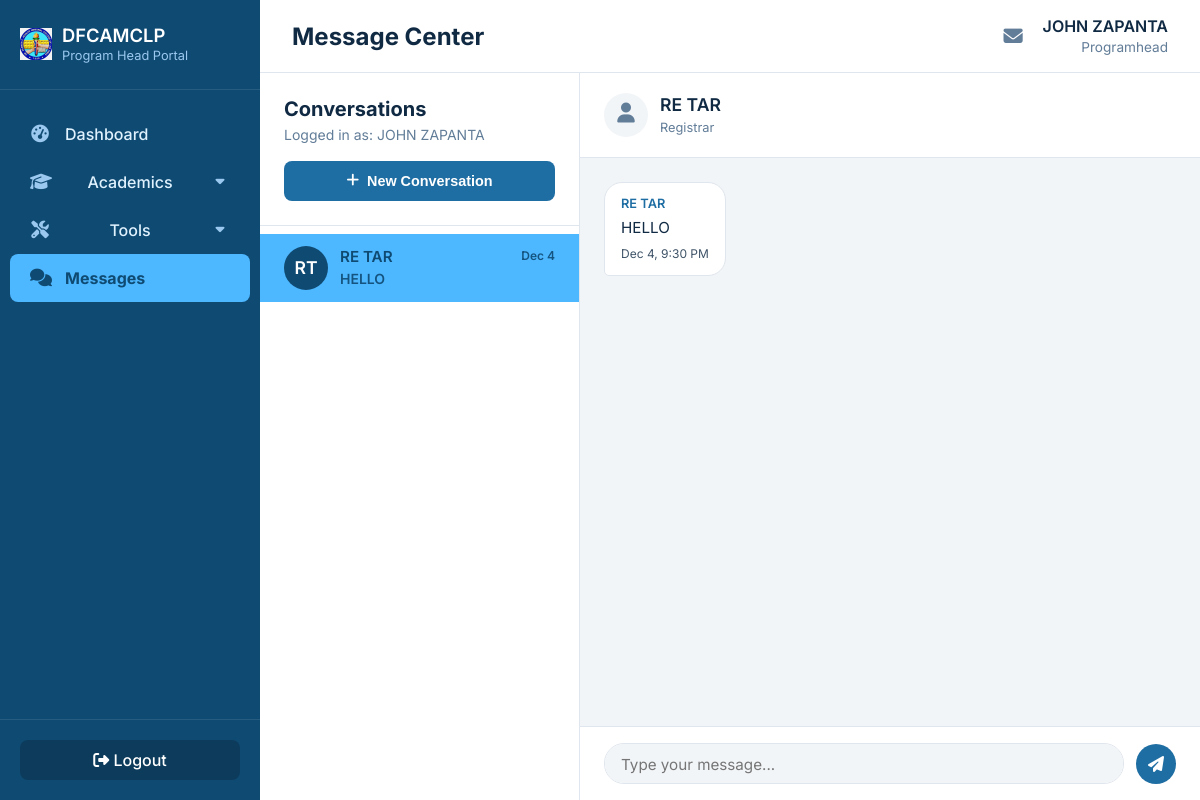
Screenshot of /ph_messages.php?conversation_id=15 (signed in) with the database file from the repository.
### tables this page shows
CREATE TABLE `user_profiles` (
  `profile_id` int(11) NOT NULL,
  `sid` bigint(20) NOT NULL,
  `student_id` varchar(20) DEFAULT NULL,
  `first_name` varchar(50) DEFAULT NULL,
  `middle_name` varchar(50) DEFAULT NULL,
  `last_name` varchar(50) DEFAULT NULL,
  `program` varchar(100) DEFAULT NULL,
  `section` char(1) DEFAULT NULL,
  `academic_year` enum('1st Year','2nd Year','3rd Year','4th Year','5th Year') NOT NULL DEFAULT '1st Year'
);

CREATE TABLE `messages` (
  `message_id` int(11) NOT NULL,
  `conversation_id` int(11) NOT NULL,
  `sender_id` bigint(20) NOT NULL,
  `receiver_id` bigint(20) NOT NULL,
  `subject` varchar(255) NOT NULL,
  `body` text NOT NULL,
  `is_read` tinyint(1) DEFAULT 0,
  `sent_at` timestamp NULL DEFAULT current_timestamp()
);

CREATE TABLE `conversations` (
  `conversation_id` int(11) NOT NULL,
  `user_1_id` bigint(20) NOT NULL,
  `user_2_id` bigint(20) NOT NULL,
  `updated_at` timestamp NULL DEFAULT current_timestamp() ON UPDATE current_timestamp(),
  `user_1_hidden` tinyint(1) NOT NULL DEFAULT 0,
  `user_2_hidden` tinyint(1) NOT NULL DEFAULT 0
);

CREATE TABLE `users` (
  `sid` bigint(20) NOT NULL,
  `username` varchar(50) NOT NULL,
  `email` varchar(255) NOT NULL,
  `password` varchar(255) NOT NULL,
  `role` enum('student','professor','Registrar','Programhead') NOT NULL DEFAULT 'student',
  `is_verified` tinyint(1) DEFAULT 0,
  `verification_token` varchar(64) DEFAULT NULL,
  `login_token` varchar(255) DEFAULT NULL,
  `login_token_expires` datetime DEFAULT NULL,
  `created_at` timestamp NOT NULL DEFAULT current_timestamp(),
  `token_creation_time` datetime DEFAULT NULL,
  `reset_token` varchar(128) DEFAULT NULL,
  `reset_token_expiry` datetime DEFAULT NULL,
  `must_change_password` tinyint(1) NOT NULL DEFAULT 0
);

### ph_messages.php (the view, shortened to what this page needs)
<?php
include_once 'db.php';
$current_view = 'messages';
include_once 'ph_header.php';
?>
<?php
$selected_conversation_id = $_GET['conversation_id'] ?? null;
$messages = [];
$other_user_name = 'Select Conversation';
$other_user_role = '';
$is_part_of_conversation = false;
if ($selected_conversation_id) {
    $stmt_conv_details = $conn->prepare("
        SELECT
            c.user_1_id, c.user_2_id,
            u1.role as user_1_role,
            u2.role as user_2_role,
            CONCAT(up1.first_name, ' ', up1.last_name) as user_1_name,
            CONCAT(up2.first_name, ' ', up2.last_name) as user_2_name
        FROM conversations c
        JOIN users u1 ON c.user_1_id = u1.sid
        JOIN users u2 ON c.user_2_id = u2.sid
        LEFT JOIN user_profiles up1 ON u1.sid = up1.sid
        LEFT JOIN user_profiles up2 ON u2.sid = up2.sid
        WHERE c.conversation_id = :conv_id AND (c.user_1_id = :current_user OR c.user_2_id = :current_user)
    ");
    $stmt_conv_details->execute([
        ':conv_id' => $selected_conversation_id,
        ':current_user' => $current_user_id
    ]);
    $conv = $stmt_conv_details->fetch(PDO::FETCH_ASSOC);
    if ($conv) {
        $is_part_of_conversation = true;
        if ($conv['user_1_id'] == $current_user_id) {
            $other_user_name = trim($conv['user_2_name']) ?: 'User';
            $other_user_role = $conv['user_2_role'] ?? 'User';
        } else {
            $current_conversation_receiver_id = (int)$conv['user_1_id'];
            $other_user_name = trim($conv['user_1_name']) ?: 'User';
            $other_user_role = $conv['user_1_role'] ?? 'User';
        }
    } else {
        $is_part_of_conversation = false;
    }
    if ($is_part_of_conversation) {
        $stmt_msgs = $conn->prepare("
            SELECT m.*, CONCAT(up.first_name, ' ', up.last_name) AS sender_full_name
            FROM messages m
            JOIN users u ON m.sender_id = u.sid
            LEFT JOIN user_profiles up ON u.sid = up.sid
            WHERE m.conversation_id = :conv_id ORDER BY m.sent_at ASC
        ");
        $stmt_msgs->bindParam(':conv_id', $selected_conversation_id, PDO::PARAM_INT);
        $stmt_msgs->execute();
        $messages = $stmt_msgs->fetchAll(PDO::FETCH_ASSOC);
    } else {
        $selected_conversation_id = null;
        $other_user_name = "Invalid Conversation";
        if (empty($db_error)) {
             $db_error = "You do not have permission to view this conversation or it does not exist.";
        }
    }
}
if (!empty($conversations)) {
    try {
        $conv_ids = array_column($conversations, 'conversation_id');
        if (!empty($conv_ids)) {
            $placeholders = implode(',', array_fill(0, count($conv_ids), '?'));
            $stmt_last_msg = $conn->prepare("
                SELECT m.conversation_id, m.body
                FROM messages m
                INNER JOIN (
                    SELECT conversation_id, MAX(sent_at) AS max_sent_at
                    FROM messages
                    WHERE conversation_id IN ($placeholders)
                    GROUP BY conversation_id
                ) AS latest ON m.conversation_id = latest.conversation_id AND m.sent_at = latest.max_sent_at
            ");
            $stmt_last_msg->execute($conv_ids);
            $last_msg_data = $stmt_last_msg->fetchAll(PDO::FETCH_KEY_PAIR);
            foreach ($conversations as $i => $conv) {
                if (isset($last_msg_data[$conv['conversation_id']])) {
                    $conversations[$i]['last_message'] = $last_msg_data[$conv['conversation_id']];
                } else {
                    $conversations[$i]['last_message'] = 'No messages yet...';
                }
            }
        } else {
             foreach ($conversations as $i => $conv) {
                $conversations[$i]['last_message'] = 'No messages yet...';
             }
        }
    } catch (PDOException $e) {
        $db_error = "Error fetching last messages: " . $e->getMessage();
    }
}
?>
<div class="messaging-layout <?php echo $selected_conversation_id ? 'show-chat' : 'show-list'; ?>">
    <aside class="conversation-sidebar">
        <div class="conversation-header">
            <h2>Conversations</h2>
            <p>Logged in as: <?= htmlspecialchars($current_user_name); ?></p>
            <button id="new-conversation-btn" class="new-conv-btn"><i class="fas fa-plus mr-1"></i> New Conversation</button>
        </div>
        <nav class="conversation-list custom-scrollbar" id="conversation-list-area">
            <?php if (empty($conversations)): ?>
                <p class="no-data" style="padding: 20px;">No conversations yet.</p>
            <?php else: ?>
                <?php foreach ($conversations as $conv): ?>
                    <?php
                        $is_active = ($selected_conversation_id == $conv['conversation_id']);
                        $name_parts = explode(' ', $conv['other_full_name']);
                        $initials = '';
                        if (count($name_parts) > 0 && !empty($name_parts[0])) {
                            $initials .= strtoupper(substr($name_parts[0], 0, 1));
                        }
                        if (count($name_parts) > 1) {
                            $initials .= strtoupper(substr(end($name_parts), 0, 1));
                        }
                    ?>
                    <a href="ph_messages.php?conversation_id=<?= $conv['conversation_id'] ?>"
                       class="conversation-item <?= $is_active ? 'active' : '' ?>">
                        <div class="conversation-avatar"><?= htmlspecialchars($initials) ?></div>
                        <div class="conversation-details">
                            <span class="conversation-name"><?= htmlspecialchars($conv['other_full_name']) ?></span>
                            <span class="conversation-last-message">
                                <?= htmlspecialchars($conv['last_message'] ?? '...'); ?>
                            </span>
                        </div>
                        <div class="conversation-meta">
                            <span class="conversation-timestamp">
                                <?= date('M j', strtotime($conv['updated_at'])) ?>
                            </span>
                        </div>
                    </a>
                <?php endforeach; ?>
            <?php endif; ?>
        </nav>
    </aside>
    <div class="message-view">
        <header class="message-header">
            <i class="fa-solid fa-user"></i>
            <div>
                <h3><?= htmlspecialchars($other_user_name); ?></h3>
                <span><?= htmlspecialchars($other_user_role); ?></span>
            </div>
        </header>
        <div id="message-area" class="custom-scrollbar">
            <?php if ($selected_conversation_id && $is_part_of_conversation): ?>
                <?php if (!empty($messages)): ?>
                    <?php foreach ($messages as $msg): ?>
                    <div class="message-bubble-container <?= ($msg['sender_id'] == $current_user_id) ? 'sent' : 'received'; ?>">
                        <div class="message-bubble <?= ($msg['sender_id'] == $current_user_id) ? 'sent' : 'received'; ?>">
                            <?php if ($msg['sender_id'] != $current_user_id): ?>
                                <p class="sender-name"><?= htmlspecialchars($msg['sender_full_name'] ?? 'User'); ?></p>
                            <?php endif; ?>
                            <p><?= nl2br(htmlspecialchars($msg['body'])); ?></p>
                            <p class="timestamp"><?= date('M j, g:i A', strtotime($msg['sent_at'])); ?></p>
                        </div>
                    </div>
                    <?php endforeach; ?>
                <?php else: ?>
                    <p class="no-data">No messages yet. Say hello!</p>
                <?php endif; ?>
            <?php elseif ($db_error): ?>
                 <p class="message error" style="margin: 20px;"><?= htmlspecialchars($db_error) ?></p>
            <?php else: ?>
                <p class="select-conversation-prompt">Select a conversation or start a new one.</p>
            <?php endif; ?>
        </div>
        <?php if ($selected_conversation_id && $is_part_of_conversation): ?>
        <footer class="message-input-area">
            <form action="ph_messages.php?conversation_id=<?= $selected_conversation_id; ?>" method="POST">
                <textarea name="body" placeholder="Type your message..." rows="1" required></textarea>
                <button type="submit" name="send_message" title="Send"><i class="fas fa-paper-plane"></i></button>
            </form>
        </footer>
        <?php endif; ?>
    </div>
</div>
<?php include 'ph_footer.php';  ?>

### ph_header.php (shortened to what this page needs)
<?php
include_once 'db.php';
$current_user_id = $_SESSION['sid'];
$current_user_name = $_SESSION['name'] ?? 'Program Head';
if ($current_user_name === 'Program Head' && isset($_SESSION['username'])) {
    $current_user_name = $_SESSION['username'];
}
try {
    $stmt_ph_name = $conn->prepare("SELECT first_name, last_name FROM user_profiles WHERE sid = ?");
    $stmt_ph_name->execute([$current_user_id]);
    $ph_profile = $stmt_ph_name->fetch();
    if ($ph_profile) {
        $current_user_name = $ph_profile['first_name'] . ' ' . $ph_profile['last_name'];
    }
} catch (PDOException $e) {  }
try {
    $stmt_conv_fetch = $conn->prepare("
        SELECT c.conversation_id, c.updated_at,
             CASE
                 WHEN c.user_1_id = :current_user_id
                 THEN CONCAT(up2.first_name, ' ', up2.last_name)
                 ELSE CONCAT(up1.first_name, ' ', up1.last_name)
             END AS other_full_name,
             (SELECT COUNT(*) FROM messages m WHERE m.conversation_id = c.conversation_id AND m.receiver_id = :current_user_id AND m.is_read = 0) AS unread_count
        FROM conversations c
        JOIN users u1 ON c.user_1_id = u1.sid
        JOIN users u2 ON c.user_2_id = u2.sid
        LEFT JOIN user_profiles up1 ON u1.sid = up1.sid
        LEFT JOIN user_profiles up2 ON u2.sid = up2.sid
        WHERE (c.user_1_id = :current_user_id OR c.user_2_id = :current_user_id)
        ORDER BY c.updated_at DESC
    ");
    $stmt_conv_fetch->bindParam(':current_user_id', $current_user_id, PDO::PARAM_INT);
    $stmt_conv_fetch->execute();
    $conversations = $stmt_conv_fetch->fetchAll(PDO::FETCH_ASSOC);
} catch (PDOException $e) {
    $db_error = "Database error fetching data: " . $e->getMessage();
}
$page_title = "Dashboard";
$parent_view = '';
if (isset($current_view)) {
    switch ($current_view) {
        case 'messages': $page_title = "Message Center"; break;
    }
}
?>
<!DOCTYPE html>
<html lang="en">
<head>
    <link rel="stylesheet" href="https://cdnjs.cloudflare.com/ajax/libs/font-awesome/6.5.2/css/all.min.css" />
    </head>
<body>
    <div class="sidebar" id="sidebar">
        <div class="sidebar-header">
            <a href="programhead_dashboard.php" class="sidebar-header-logo">
                <img src="dfcam-logo.png" alt="DFCAMCLP Logo">
                <h2>DFCAMCLP<span>Program Head Portal</span></h2>
            </a>
        </div>
        <nav class="sidebar-nav custom-scrollbar">
            <ul>
                <li>
                    <a href="programhead_dashboard.php" class="nav-link <?php echo ($current_view === 'dashboard') ? 'active' : ''; ?>" data-view="dashboard">
                        <i class="fa-solid fa-tachometer-alt"></i><span>Dashboard</span>
                    </a>
                </li>
                <li class="nav-item-parent <?php echo ($parent_view === 'academics') ? 'open' : ''; ?>">
                    <a href="#" class="nav-link nav-link-parent">
                        <i class="fa-solid fa-graduation-cap"></i>
                        <span>Academics</span>
                        <i class="fa-solid fa-caret-down nav-arrow"></i>
                    </a>
                </li>
                <li class="nav-item-parent <?php echo ($parent_view === 'tools') ? 'open' : ''; ?>">
                    <a href="#" class="nav-link nav-link-parent">
                        <i class="fa-solid fa-screwdriver-wrench"></i>
                        <span>Tools</span>
                        <i class="fa-solid fa-caret-down nav-arrow"></i>
                    </a>
                </li>
                <li>
                    <a href="ph_messages.php" class="nav-link <?php echo ($current_view === 'messages') ? 'active' : ''; ?>" data-view="messages">
                        <i class="fa-solid fa-comments"></i><span>Messages</span>
                    </a>
                </li>
            </ul>
        </nav>
        <div class="sidebar-footer">
            <a href="logout.php"><i class="fa-solid fa-sign-out-alt"></i> Logout</a>
        </div>
    </div>
    <div class="main-content" id="mainContent">
            <header class="header" id="header">
                <div class="header-left">
                    <h1 class="header-title">
                        <?php echo $page_title; ?>
                    </h1>
                </div>
                <div class="user-profile">
                    <a href="ph_messages.php" class="icon-button" title="Messages">
                        <i class="fa-solid fa-envelope"></i>
                    </a>
                    <div class="user-profile-info">
                        <strong><?php echo htmlspecialchars($current_user_name); ?></strong>
                        <span><?php echo htmlspecialchars(ucfirst($_SESSION['role'])); ?></span>
                    </div>
                </div>
            </header>
            <main class="page-view custom-scrollbar">

### rows the page displays
user_profiles: current_user_name "JOHN ZAPANTA"
messages: initials "RT", other_full_name "RE TAR", body "HELLO", sent_at "Dec 4", sender_full_name "RE TAR", sent_at "Dec 4, 9:30 PM"
conversations: user_2.role "Registrar"

### other values shown
$page_title "Message Center"
$_SESSION['role'] "Programhead"
$other_user_name "RE TAR"
